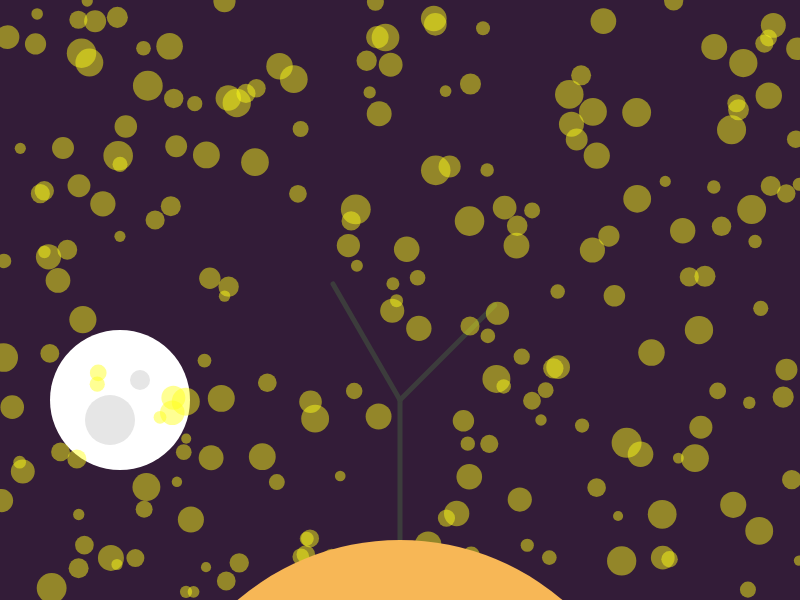
Frame 1 (no input)
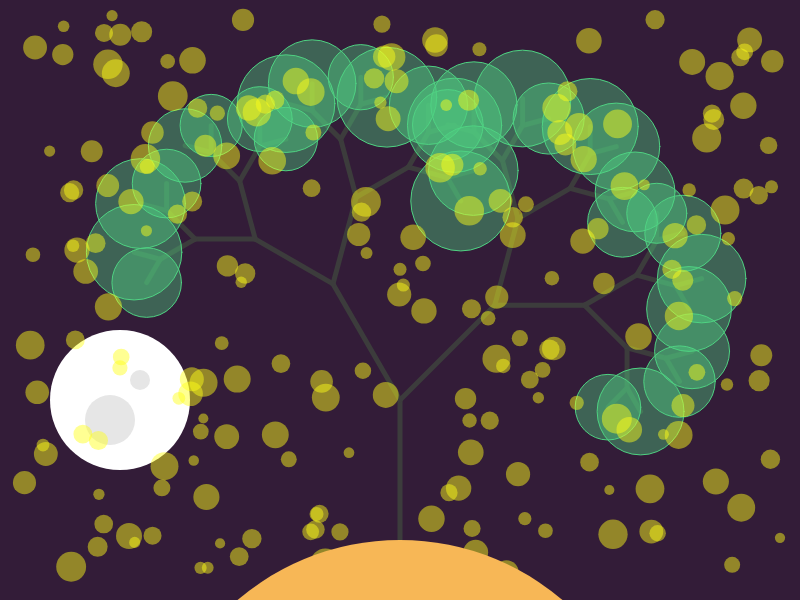
Frame 60 (no input)
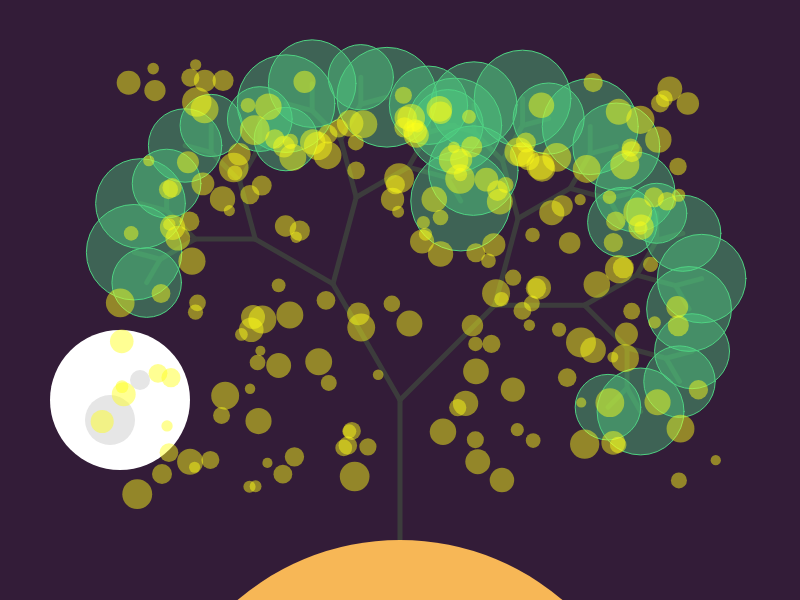
Frame 120 (the mouse pressed at the canvas centre since frame 60)

The p5.js sketch that drew these frames (run headless with seeded random() and noise() and a simulated clock; from frame 60 on, the mouse is pressed at the canvas centre):

// p5.js sketch
// ── sketch.js

//declaring all necessary data structures
var tree = []; //stores branch objects
var leaves = []; //stores asteroids
var a = [];//stores attractor objects
var count = 0;


function setup(){
	createCanvas(800,600);
	frameRate(30);
	var b = createVector(width/2, height);
	var e = createVector(width/2, height-200);
	tree[0] = new Branch(b,e);
	createP("Coded with love using P5.JS by Apurba");
	//generating asteroids
	for(var i=0;i<210;i++){
		leaves[i] = new Leaf(random(width),random(height),random(1,3));
	}
}


function draw(){
	background(51,28,56);

	//moon
	noStroke();
	fill(255);
	ellipse(120, 400, 140,140);
	fill(230);
	ellipse(110, 400+20, 50, 50);
	ellipse(120+20, 380, 20, 20);



//generate 7 generations of tree
	if(count<5){
		for(var i=tree.length-1;i>=0;i--){
			if(!tree[i].grown){
				tree.push(tree[i].makeLeftBranch());
				tree.push(tree[i].makeRightBranch());
				tree[i].grown = true;
			}

	}
	count++;
	}
//end of generation

//put attractor objects on the top branch
	
	if(frameCount==5){
	for(var i=0;i<tree.length;i++){
		if(!tree[i].grown){
			//var p = tree[i].end.copy();
			var q = new Attractor(tree[i].end,random(3,5));
			a.push(q);
		}
	}
	}


//display generated tree branches
		for(var i=0;i<tree.length;i++){
			tree[i].show();
		}
		

//displaying attractors
	for(var i=0;i<a.length;i++){
		a[i].display();
		}


for(var i=0;i<leaves.length;i++){
	leaves[i].display();
	leaves[i].update();
	leaves[i].checkEdges();
}


for(var i=0;i<a.length;i++){
	for(var j=0; j<leaves.length;j++){
		var f = a[i].attract(leaves[j]);
		leaves[j].applyForce(f);
	}
}
	
	//base
	fill(247,183,86);
	ellipse(width/2, 790, 500,500);

}



// ── Attractor.js
function Attractor(l,m){
	this.l = l;
	this.m = m;
	this.g = 0.1;

	this.display = function(){
		stroke(79,210,130);
		strokeWeight(1);
		fill(79,210,130,100);
		ellipse(this.l.x, this.l.y, this.m*20, this.m*20);
	};

	this.attract = function(k){
		var dir = p5.Vector.sub(this.l, k.l);
		var dst = dir.mag();
		dst = constrain(dst,5.0,25.0);
		var cons = (this.g*this.m*k.m)/(dst*dst);

		dir.normalize();
		dir.mult(cons);
		return dir;
	};
}
// ── Branch.js
function Branch(begin,end){
	this.begin = begin;
	this.end = end;
	this.grown = false;

	this.show = function(){
		stroke(60);
		strokeWeight(5);
		line(this.begin.x, this.begin.y, this.end.x, this.end.y);
	};

	this.makeLeftBranch = function(){
		var dir = p5.Vector.sub(this.end, this.begin);
		dir.mult(0.67);
		dir.rotate(PI/4);
		var newEnd = p5.Vector.add(this.end, dir);
		var left = new Branch(this.end, newEnd);
		return left;
	};

		this.makeRightBranch = function(){
		var dir = p5.Vector.sub(this.end, this.begin);
		dir.mult(0.67);
		dir.rotate(-PI/6);
		var newEnd = p5.Vector.add(this.end, dir);
		var right = new Branch(this.end, newEnd);
		return right;
	};

}
// ── Leaf.js
function Leaf(x,y,m){
	this.x = x;
	this.y = y;
	this.l = createVector(this.x, this.y);
	this.velocity = createVector(0,0);
	this.acceleration = createVector(0,0);
	this.m = m;

	this.display = function(){
		noStroke();
		fill(255, 255, 26, 120);
		ellipse(this.l.x, this.l.y, 10*this.m,10*this.m);
	};


	this.applyForce = function(f){
		var force = p5.Vector.div(f,this.m);
		this.acceleration.add(force);
	};

	this.update = function(){
		this.velocity.add(this.acceleration);
		this.velocity.limit(20);
		this.l.add(this.velocity);
		this.acceleration.mult(0);
	};


	this.checkEdges = function(){
		if(this.l.x>width){
			this.l.x = width;
			this.velocity.x *= -0.3;
		}
		else if(this.l.x<0){
			this.l.x = 0;
			this.velocity.x *= -0.3;
		}
		
		if(this.l.y>height){
			this.l.y = height;
			this.velocity.y *= -0.3;
		}
		else if(this.l.y<0){
			this.l.y = 0;
			this.velocity.y *= -0.3;
		}
	};


}
